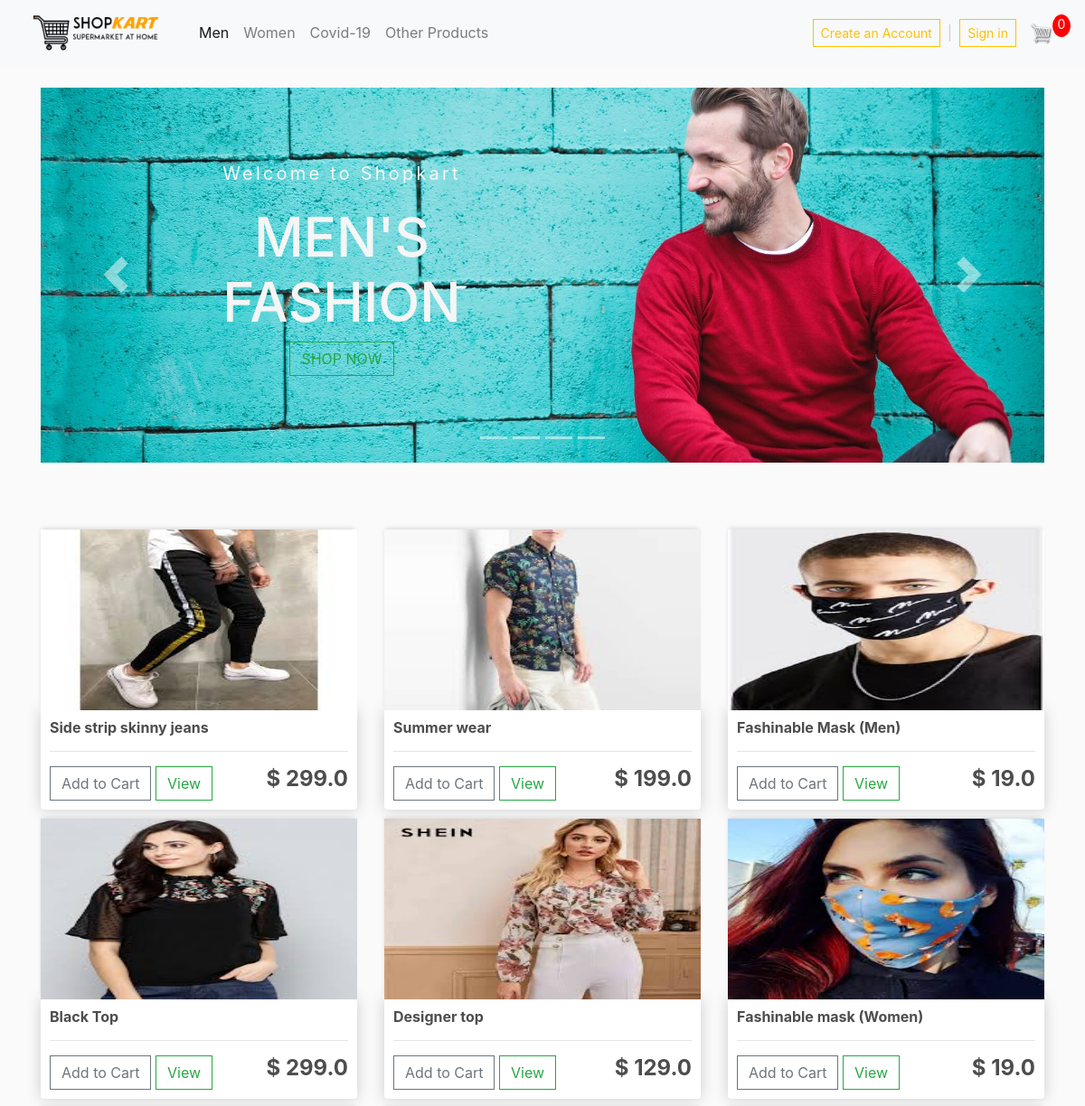
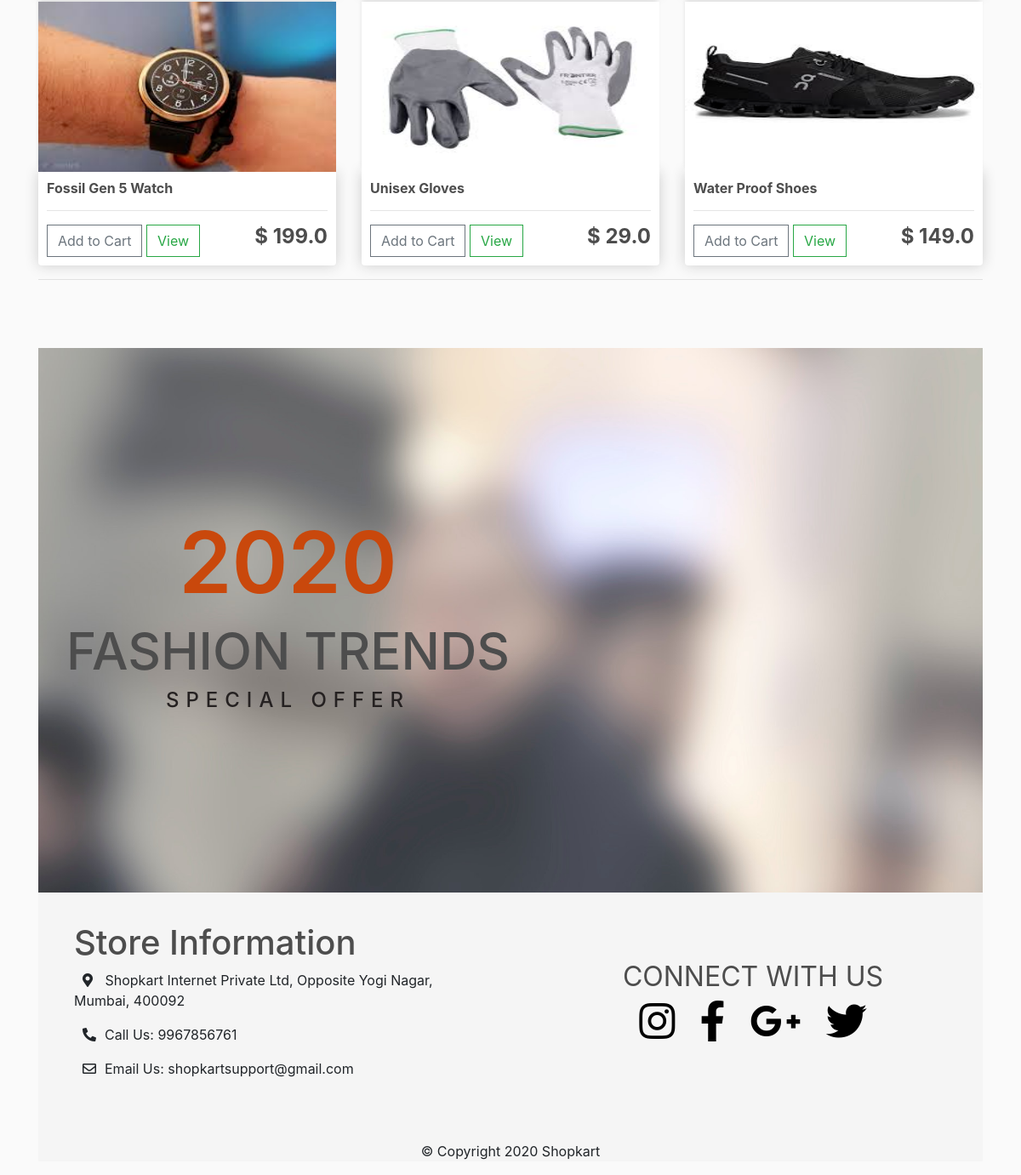
The page / on the database its author committed (2 pictures, top to bottom).
### store/models.py (models this page shows, shortened)
class Product(models.Model):
	name = models.CharField(max_length=200)
	price = models.FloatField()
	digital = models.BooleanField(default=False,null=True, blank=True)
	image = models.ImageField(null=True, blank=True)
	@property
	def imageURL(self):
		try:
			url = self.image.url
		except:
			url = ''
		return url

### store/views.py (the view)
# urls.py: path('', include('store.urlsstore'))
def store(request):
      data = cartData(request)
      cartItems = data['cartItems']
      order = data['order']
      items = data['items']
      products = Product.objects.all()
      context = {'products':products, 'cartItems':cartItems, 'Person':Person}
      return render(request, 'store/store.html', context)

### store/utils.py (called while the page is built, shortened)
def cookieCart(request):
	try:
		cart = json.loads(request.COOKIES['cart'])
	except:
		cart = {}
		print('CART:', cart)
	items = []
	order = {'get_cart_total':0, 'get_cart_items':0, 'shipping':False}
	cartItems = order['get_cart_items']
	return {'cartItems':cartItems ,'order':order, 'items':items}

def cartData(request):
	if request.user.is_authenticated:
		customer = request.user.customer
		order, created = Order.objects.get_or_create(customer=customer, complete=False)
		items = order.orderitem_set.all()
		cartItems = order.get_cart_items
	else:
		cookieData = cookieCart(request)
		cartItems = cookieData['cartItems']
		order = cookieData['order']
		items = cookieData['items']
	return {'cartItems':cartItems ,'order':order, 'items':items}

### store/templates/store/store.html (shortened to what this page needs)
{% extends 'store/main.html' %}
{% load static %}
{% block content %}
<div id="mycarousel" class="carousel slide" data-ride="carousel" data-interval="3000">
    <div class="carousel-inner">
      <div class="carousel-item active">
        <img src="./images/fashion-men.jpg" alt="Mens Fashion">
        <div class="carousel-caption d-none d-md-block carousel-label">
          <p class="welcome">Welcome to Shopkart</p>
          <h5 style="font-size: 60px; font-weight: 500; color: #f5f5f5;">MEN'S <br> FASHION</h5>
          <a class="btn btn-outline-success" href="{% url 'men' %}" role="button">SHOP NOW</a>
        </div>
      </div>
    </div>
    <a href="#mycarousel" class="carousel-control-next" data-slide="next">
      <span class="carousel-control-next-icon"></span>
    </a>
    <a href="#mycarousel" class="carousel-control-prev" data-slide="prev">
      <span class="carousel-control-prev-icon"></span>
    </a>
    <ul class="carousel-indicators">
      <li data-target="#mycarousel" data-slide-to="0"></li>
      <li data-target="#mycarousel" data-slide-to="1"></li>
      <li data-target="#mycarousel" data-slide-to="2"></li>
      <li data-target="#mycarousel" data-slide-to="3"></li>
    </ul>
  </div>
<div class="row fashion">
    {% for product in products %}
    <div class="col-lg-4">
        <img class="thumbnail" src="{{product.imageURL}}">
        <div class="box-element product">
            <h6><strong>{{product.name}}</strong></h6>
            <hr>
            <button data-product="{{product.id}}" data-action="add" class="btn btn-outline-secondary add-btn update-cart">Add to Cart</button>
            <a class="btn btn-outline-success" href="#">View</a>
            <h4 style="display: inline-block; float: right"><strong>$ {{product.price}}</strong></h4>
        </div>
    </div>
    {% endfor %}
</div>
<hr>
<div id="fixed-section">
    <div class="row">
      <div class="col">
      <div class="banner">
          <h1 style="color: #c9480c; font-size: 100px; font-weight: 600;">2020</h2>
          <h2 style="font-size: 60px;">FASHION TRENDS</h3>
          <h4 style="color: #252121; letter-spacing: 0.5rem;">SPECIAL OFFER</h4>
        </div>
      </div>
    </div>
  </div>
   <footer>
    <div class="row">
      <div class="col-sm-6 left-footer">
        <h1>Store Information</h1>
        <p><i class="fas fa-map-marker-alt icon"></i> Shopkart Internet Private Ltd, Opposite Yogi Nagar, Mumbai, 400092</p>
        <p><i class="fas fa-phone-alt icon"></i>Call Us: 9967856761</p>
        <p><i class="far fa-envelope icon"></i>Email Us: shopkartsupport@gmail.com</p>
      </div>
      <div class="col-sm-6 right-footer">
        <h2 style="font-weight: 400; ">CONNECT WITH US</h2>
        <a href="#"><i class="fab fa-3x fa-instagram social"></i></a>
        <a href="#"><i class="fab fa-3x fa-facebook-f social"></i></a>
        <a href="#"><i class="fab fa-3x fa-google-plus-g social"></i></a>
        <a href="#"><i class="fab fa-3x fa-twitter social"></i></a>
      </div>
    </div>
    <p class="copyright">&copy; Copyright 2020 Shopkart</p>
  </footer>
{% endblock content %}

### store/templates/store/main.html (shortened to what this page needs)
<!DOCTYPE html>
{% load static %}
<html>
<head>
    <link rel="stylesheet" href="https://stackpath.bootstrapcdn.com/bootstrap/4.5.0/css/bootstrap.min.css">
    <link rel="stylesheet" type="text/css" href="{% static 'css/main.css' %}">
     <link rel="stylesheet" href="https://use.fontawesome.com/releases/v5.13.1/css/all.css">
</head>
<body>
  <nav class="navbar navbar-expand-lg navbar-light bg-light">
    <a class="navbar-brand" href="{% url 'store' %}"><img src="{% static 'images/shopkart-logo.png' %}" alt="Shopkart logo" width="180"></a>
    <div class="collapse navbar-collapse" id="navbarTogglerDemo03">
      <ul class="navbar-nav mr-auto mt-2 mt-lg-0">
        <li class="nav-item active">
          <a class="nav-link" href="{% url 'men' %}">Men <span class="sr-only">(current)</span></a>
        </li>
        <li class="nav-item">
          <a class="nav-link" href="{% url 'women' %}">Women</a>
        </li>
        <li class="nav-item">
          <a class="nav-link" href="{% url 'covid' %}">Covid-19</a>
        </li>
        <li class="nav-item">
          <a class="nav-link" href="{% url 'other' %}">Other Products</a>
        </li>
      </ul>
      {% if Person.is_authenticated %}
      <h5>Hello {{Person.firstname}}</h5>
      {% else %}
      <form class="form-inline my-2 my-lg-0">
        <a href="{% url 'signup' %}" class="btn btn-sm btn-outline-warning" type="submit">Create an Account</a>
        <span>|</span>
        <a href="{% url 'index' %}" class="btn btn-sm btn-outline-warning" type="submit">Sign in</a>
      </form>
      {% endif %}
      <a href="{% url 'cart' %}">
        <img  id="cart-icon" src="{% static 'images/cart.png' %}">
    </a>
    <p id="cart-total">{{cartItems}}</p>
    </div>
  </nav>
         <div class="container">
                <br>
                {% block content %}
                 {% endblock content %}
         </div>
</body>
</html>

### static/css/main.css (style rules this page uses)
body { background-color: hsl(0, 0%, 98%); }
h1,h2,h3,h4,h5,h6 { color:hsl(0, 0%, 30%); }
.box-element { box-shadow:hsl(0, 0%, 80%) 0 0 16px; background-color: #fff; border-radius: 4px; padding: 10px; }
.thumbnail { width: 100%; height: 200px; -webkit-box-shadow: -1px -3px 5px -2px rgba(214,214,214,1); -moz-box-shadow: -1px -3px 5px -2px rgba(214,214,214,1); box-shadow: -1px -3px 5px -2px rgba(214,214,214,1); }
.product { border-radius: 0 0 4px 4px; }
#cart-icon { width:25px; display: inline-block; margin-left: 15px; }
#cart-total { display: block; text-align: center; color:#fff; background-color: red; width: 20px; height: 25px; border-radius: 50%; font-size: 14px; }
.col-lg-4, .col-lg-6, .col-lg-8, .col-lg-12 { margin-top: 10px; }
.btn { border-radius: 0; }
span { color: rgba(166, 166, 168, 0.514); margin: 0 0.5rem; }
.carousel-item img { width: 100%; height: 100%; }
.carousel-label { width: 30%; margin: 7% 20% 5% 0; }
.welcome { letter-spacing: 0.2rem; color: #f5f5f5; }
.carousel-control-next-icon, .carousel-control-prev-icon { height: 40px; width: 40px; }
.fashion { margin-top: 4rem; }
#fixed-section { height: 80vh; background-image: url("/static/images/fixed.jpg"); margin-top: 5rem; background-attachment: fixed; background-size: cover; }
.banner { text-align: center; width: 50%; margin: 12rem 7rem 1rem 1rem; }
footer { background-color: #f5f5f5; }
.left-footer { padding: 3% 7% 5% 5%; }
.right-footer { padding: 7% 7%; text-align: center; }
.social { padding: 0 3%; color: #000000; }
.icon { padding: 0px 10px; }
.copyright { text-align: center; }
@media (min-width: 40em) { .carousel-caption p { margin-bottom: 1.25rem; font-size: 1.25rem; line-height: 1.4; } }

### rows shown on the page
Product: imageURL (picture), name "Side strip skinny jeans", price "299.0"
Product: imageURL (picture), name "Summer wear", price "199.0"
Product: imageURL (picture), name "Fashinable Mask (Men)", price "19.0"
Product: imageURL (picture), name "Black Top", price "299.0"
Product: imageURL (picture), name "Designer top", price "129.0"
Product: imageURL (picture), name "Fashinable mask (Women)", price "19.0"
Product: imageURL (picture), name "Fossil Gen 5 Watch", price "199.0"
Product: imageURL (picture), name "Unisex Gloves", price "29.0"
Product: imageURL (picture), name "Water Proof Shoes", price "149.0"

### other values the page prints
{{ cartItems }} "0"
